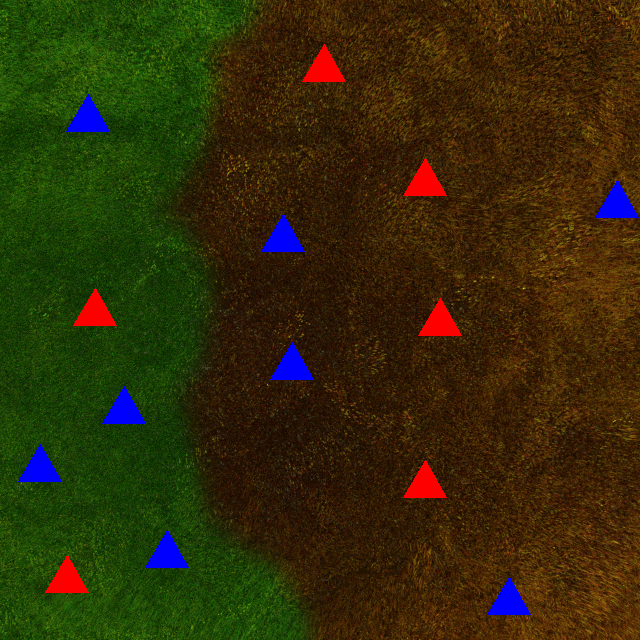
#> input picture photos/3.png, 640 x 640 px, found by its file name
$ python count.py
#> lines starting #> are read from the running program, lines starting #| are printed output that depends on the picture; after the words box and inside, x2 and y2 are one past the last pixel; in counts of white or black regions, pixels touching at a corner belong together
import cv2 as cv
import numpy as np
img=cv.imread("photos/3.png")
#> img is the input picture: shape (640, 640, 3); mean B, G, R 9.4, 44, 50.8

bi=cv.bilateralFilter(img, 50, 100, 100)
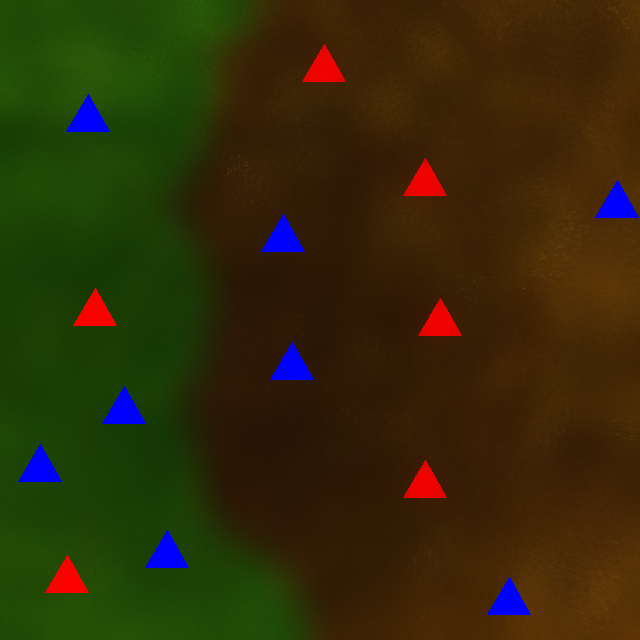
#> bi: shape (640, 640, 3); mean B, G, R 9.3, 43.8, 50.5
cv.imshow('c',bi)
canny=cv.Canny(bi, 125,175)
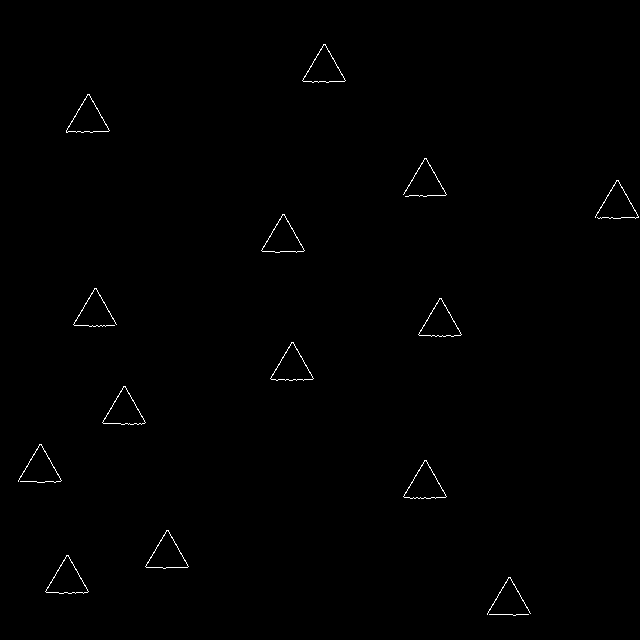
#> canny: shape (640, 640); 0.43% white in thin lines or dots, all inside (x1, y1, x2, y2) = (18, 44, 639, 616)
blur=cv.GaussianBlur(canny, (3,3), cv.BORDER_DEFAULT)
contour, heirarchies = cv.findContours(blur, cv.RETR_EXTERNAL, cv.CHAIN_APPROX_SIMPLE)
#> contour = 14 contours; largest, box (x1, y1, x2, y2) and area: (402, 459, 448, 500) 1026, (594, 179, 640, 220) 1024, (101, 385, 147, 426) 1022, (417, 297, 463, 338) 1022, (44, 554, 90, 595) 1020
n=len(contour)
#> n = 14
cv.imshow('canny', blur)
print(n)
#| 14
cv.waitKey(0)
canny=cv.Canny(bi, 125,175)
blur=cv.GaussianBlur(canny, (3,3), cv.BORDER_DEFAULT)
contour, heirarchies = cv.findContours(blur, cv.RETR_EXTERNAL, cv.CHAIN_APPROX_SIMPLE)
n=len(contour)
cv.imshow('canny', blur)
print(n)
#| 14
cv.waitKey(0)

$ run again, with photos/1.png copied over photos/3.png
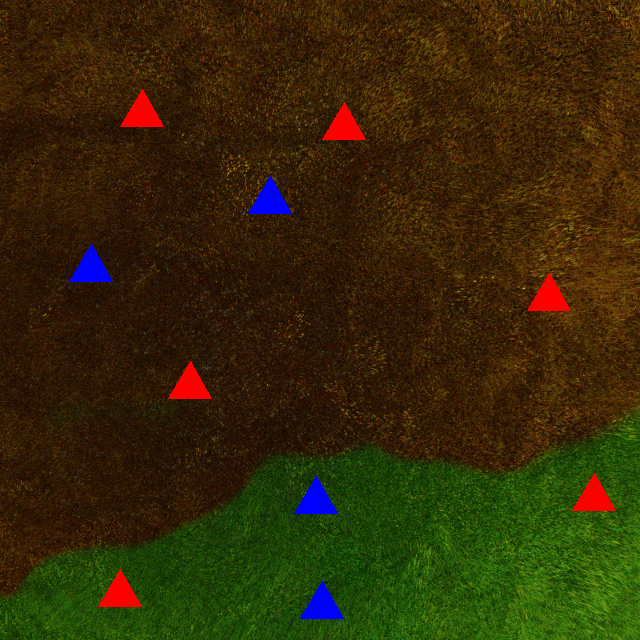
#> input picture photos/1.png, 640 x 640 px, found by its file name
#> img is the input picture: shape (640, 640, 3); mean B, G, R 7.3, 41.1, 52.4
#> `bi=cv.bilateralFilter(img, 50, 100, 100)`:
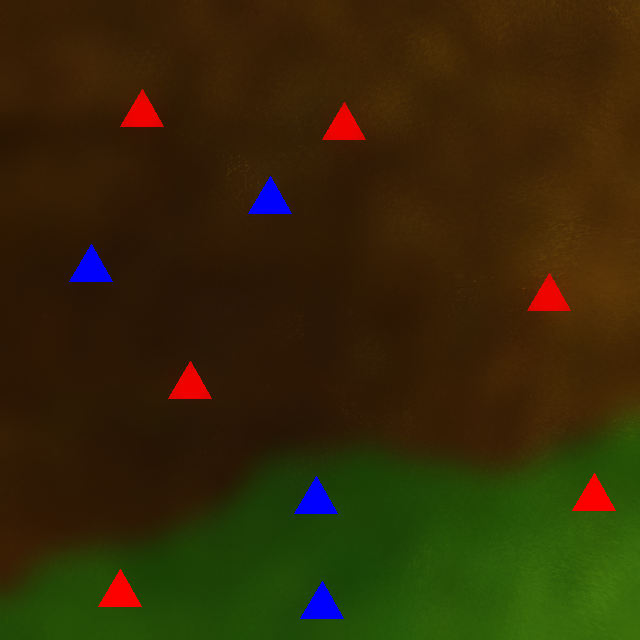
#> bi: shape (640, 640, 3); mean B, G, R 7.2, 40.8, 52
#> `canny=cv.Canny(bi, 125,175)`:
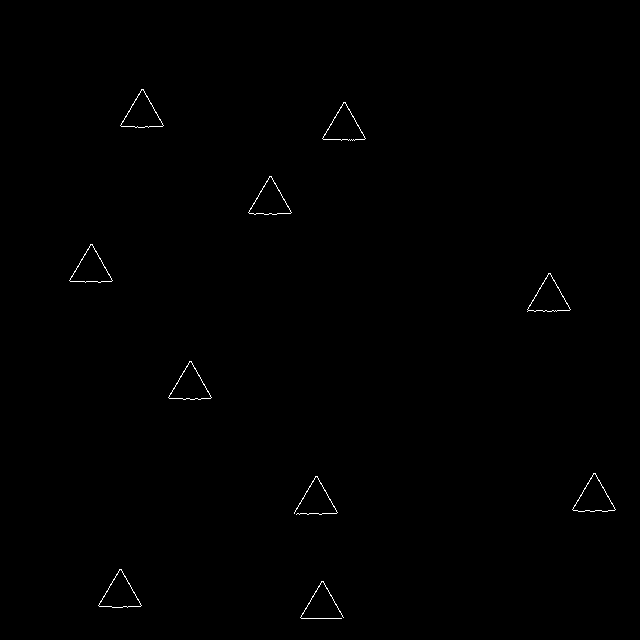
#> canny: shape (640, 640); 0.31% white in thin lines or dots, all inside (x1, y1, x2, y2) = (69, 89, 616, 619)
#> contour = 10 contours; largest, box (x1, y1, x2, y2) and area: (571, 472, 617, 513) 1024, (526, 272, 572, 313) 1024, (247, 175, 293, 216) 1018, (167, 360, 213, 401) 1018, (97, 568, 143, 609) 1016
#> n = 10
#| 10
#| 10

$ run again, with photos/10.png copied over photos/3.png
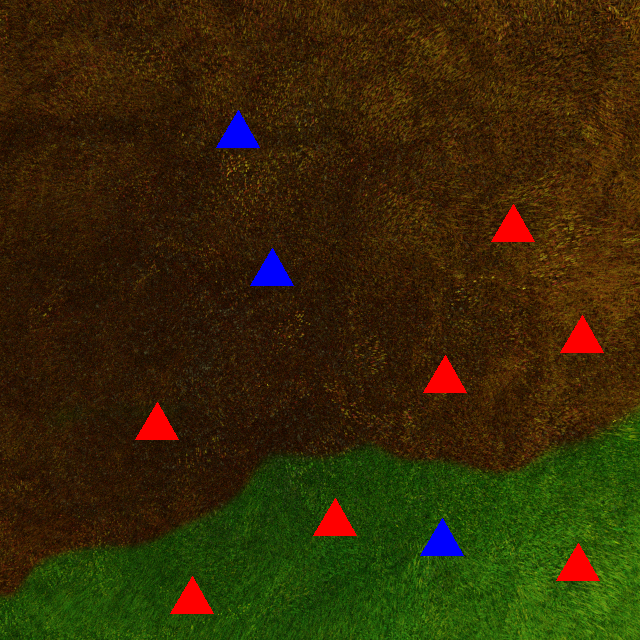
#> input picture photos/10.png, 640 x 640 px, found by its file name
#> img is the input picture: shape (640, 640, 3); mean B, G, R 6.8, 41, 52.9
#> `bi=cv.bilateralFilter(img, 50, 100, 100)`:
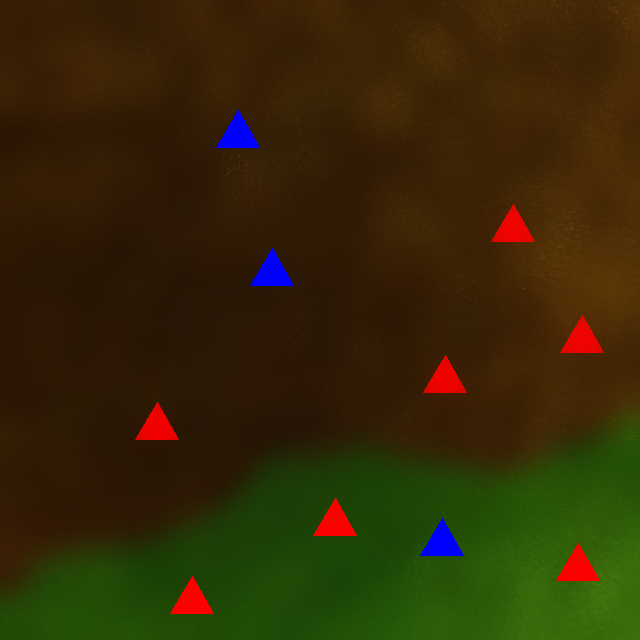
#> bi: shape (640, 640, 3); mean B, G, R 6.7, 40.7, 52.5
#> `canny=cv.Canny(bi, 125,175)`:
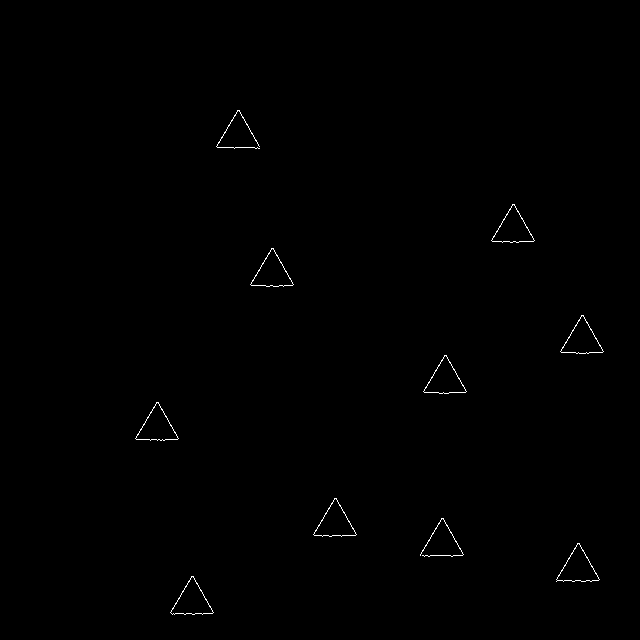
#> canny: shape (640, 640); 0.31% white in thin lines or dots, all inside (x1, y1, x2, y2) = (135, 110, 604, 615)
#> contour = 10 contours; largest, box (x1, y1, x2, y2) and area: (555, 542, 601, 583) 1022, (169, 575, 215, 616) 1018, (249, 247, 295, 288) 1018, (559, 314, 605, 355) 1016, (134, 401, 180, 442) 1014
#> n = 10
#| 10
#| 10

$ run again, with photos/11.png copied over photos/3.png
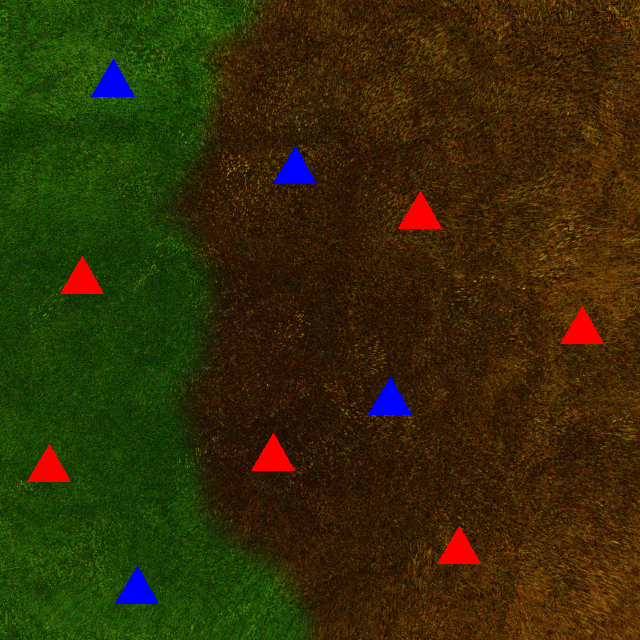
#> input picture photos/11.png, 640 x 640 px, found by its file name
#> img is the input picture: shape (640, 640, 3); mean B, G, R 7.3, 44.4, 51.2
#> `bi=cv.bilateralFilter(img, 50, 100, 100)`:
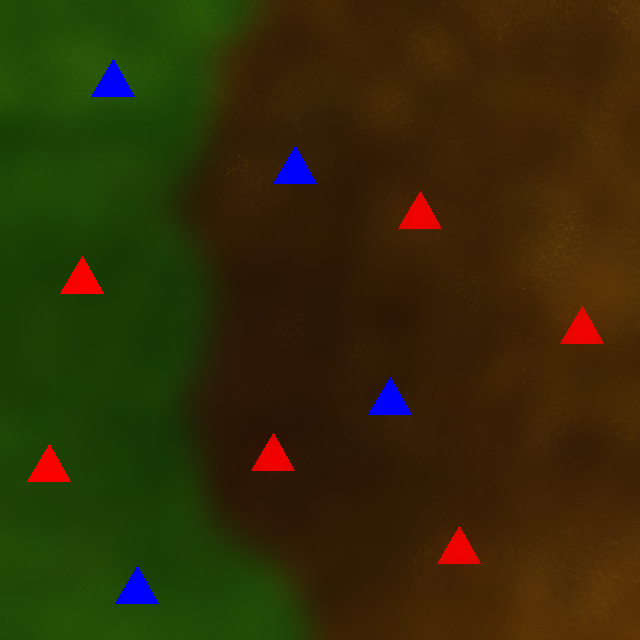
#> bi: shape (640, 640, 3); mean B, G, R 7.2, 44.1, 50.8
#> `canny=cv.Canny(bi, 125,175)`:
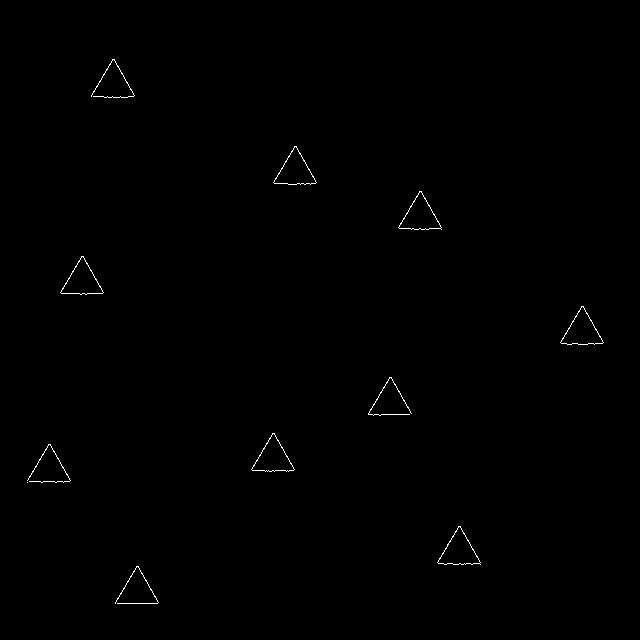
#> canny: shape (640, 640); 0.31% white in thin lines or dots, all inside (x1, y1, x2, y2) = (27, 59, 604, 604)
#> contour = 10 contours; largest, box (x1, y1, x2, y2) and area: (436, 525, 482, 566) 1028, (90, 58, 136, 99) 1027, (397, 190, 443, 231) 1024, (559, 305, 605, 346) 1022, (272, 145, 318, 186) 1022
#> n = 10
#| 10
#| 10
